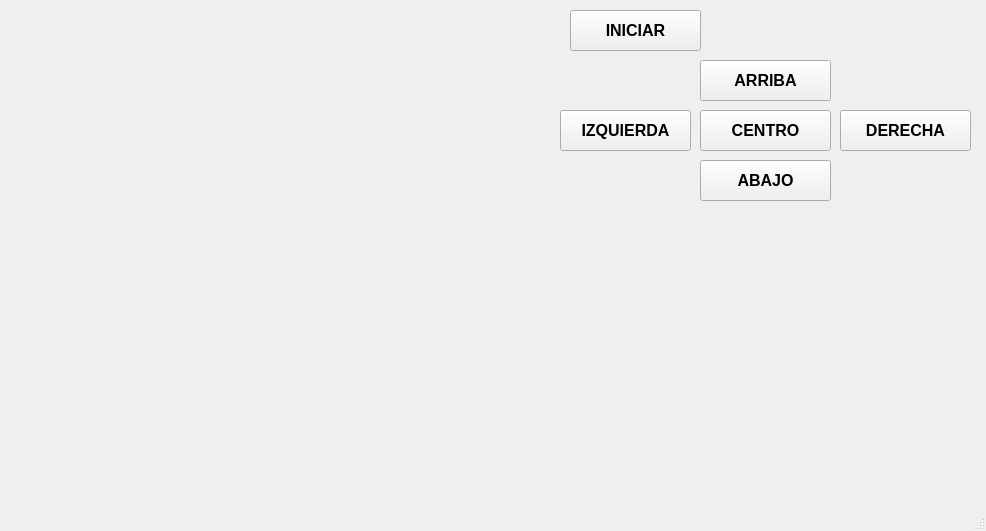
<?xml version="1.0" encoding="UTF-8"?>
<ui version="4.0">
 <class>MainWindow</class>
 <widget class="QMainWindow" name="MainWindow">
  <property name="geometry">
   <rect>
    <x>0</x>
    <y>0</y>
    <width>986</width>
    <height>531</height>
   </rect>
  </property>
  <property name="windowTitle">
   <string>MainWindow</string>
  </property>
  <widget class="QWidget" name="centralwidget">
   <widget class="QWidget" name="verticalLayoutWidget">
    <property name="geometry">
     <rect>
      <x>40</x>
      <y>30</y>
      <width>501</width>
      <height>441</height>
     </rect>
    </property>
    <layout class="QVBoxLayout" name="verticalLayout"/>
   </widget>
   <widget class="QPushButton" name="btn_action">
    <property name="geometry">
     <rect>
      <x>570</x>
      <y>10</y>
      <width>131</width>
      <height>41</height>
     </rect>
    </property>
    <property name="font">
     <font>
      <pointsize>12</pointsize>
      <weight>75</weight>
      <bold>true</bold>
     </font>
    </property>
    <property name="text">
     <string>INICIAR</string>
    </property>
   </widget>
   <widget class="QPushButton" name="btn_arriba">
    <property name="geometry">
     <rect>
      <x>700</x>
      <y>60</y>
      <width>131</width>
      <height>41</height>
     </rect>
    </property>
    <property name="font">
     <font>
      <pointsize>12</pointsize>
      <weight>75</weight>
      <bold>true</bold>
     </font>
    </property>
    <property name="text">
     <string>ARRIBA</string>
    </property>
   </widget>
   <widget class="QPushButton" name="btn_izquierda">
    <property name="geometry">
     <rect>
      <x>560</x>
      <y>110</y>
      <width>131</width>
      <height>41</height>
     </rect>
    </property>
    <property name="font">
     <font>
      <pointsize>12</pointsize>
      <weight>75</weight>
      <bold>true</bold>
     </font>
    </property>
    <property name="text">
     <string>IZQUIERDA</string>
    </property>
   </widget>
   <widget class="QPushButton" name="btn_abajo">
    <property name="geometry">
     <rect>
      <x>700</x>
      <y>160</y>
      <width>131</width>
      <height>41</height>
     </rect>
    </property>
    <property name="font">
     <font>
      <pointsize>12</pointsize>
      <weight>75</weight>
      <bold>true</bold>
     </font>
    </property>
    <property name="text">
     <string>ABAJO</string>
    </property>
   </widget>
   <widget class="QPushButton" name="btn_derecha">
    <property name="geometry">
     <rect>
      <x>840</x>
      <y>110</y>
      <width>131</width>
      <height>41</height>
     </rect>
    </property>
    <property name="font">
     <font>
      <pointsize>12</pointsize>
      <weight>75</weight>
      <bold>true</bold>
     </font>
    </property>
    <property name="text">
     <string>DERECHA</string>
    </property>
   </widget>
   <widget class="QPushButton" name="btn_centro">
    <property name="geometry">
     <rect>
      <x>700</x>
      <y>110</y>
      <width>131</width>
      <height>41</height>
     </rect>
    </property>
    <property name="font">
     <font>
      <pointsize>12</pointsize>
      <weight>75</weight>
      <bold>true</bold>
     </font>
    </property>
    <property name="text">
     <string>CENTRO</string>
    </property>
   </widget>
  </widget>
  <widget class="QMenuBar" name="menubar">
   <property name="geometry">
    <rect>
     <x>0</x>
     <y>0</y>
     <width>986</width>
     <height>21</height>
    </rect>
   </property>
  </widget>
  <widget class="QStatusBar" name="statusbar"/>
 </widget>
 <resources/>
 <connections/>
</ui>
